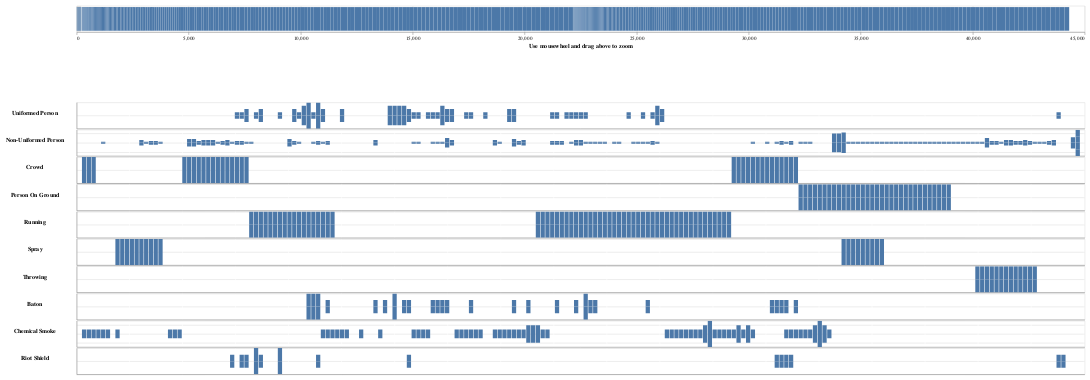

This figure's notebook cell:
### Code cell
import json
import pandas as pd
import datetime as dt
import altair as alt

def generate_visuals(path):

    

    def format_and_export_plotly_to_json(chart):
        export_json_name = f'/home/bean/code/hrf/prod_evironments/deploy/src/generate_visuals/southkorea_combined.json'
        (chart).save(export_json_name)

        with open(export_json_name) as f:
            data = json.load(f)
        
        # make edits to final visual json
        # append time list to end of data list
        data['duration'] = data['datasets'][list(data['datasets'].keys())[0]][-1]['Seconds']
        
        with open(export_json_name, "w") as outfile:
            json.dump(data, outfile)
        
        """
        doesn't work with altair_saver. needs conda-forge install, which was upgrading pytorch
        if dev_mode == True:
            (view & chart).save(f"temp_videodata_storage/{video_id}_chartviz.png")"""


    def create_df_all_models():
        '''creates formatted df from combined model data, and returns two dfs, one reversed'''

        with open(f"{path}") as f:
            data = json.load(f)
        
        correct_class_order = ['Seconds', 'Uniformed Person', 'Non-Uniformed Person', 'Brawling', 'Crowd','Person On Ground', 'Restraining', 
                                'Running', 'Spray', 'Striking', 'Throwing', 'Baton', 'Chemical Smoke', 'Gun', 'Riot Shield']

        # generate variables to be added to the df
        vidlength = data['videoInfo']['videoLength']
        unique_keys = set([_key for key,val in data['seconds'].items() for _key, _val in val.items()])
        df = pd.DataFrame({'seconds': range(0, vidlength +1)})
        #df['seconds'] = pd.to_datetime(df["seconds"], unit='s').dt.strftime('%H:%M:%S')

        #add placeholder values
        for unique_key in unique_keys:
            df[unique_key] = 0
        
        #impute real values in their corresponding seconds
        for second, vals in data['seconds'].items():
            for _key, _val in vals.items():
                df.at[int(second), _key] = _val

        #df['seconds'] = pd.to_datetime(df['seconds'])
        
        # rename columns and clean names
        df.columns = map(str.title, df.columns)
        df.columns = df.columns.str.replace("_", " ")

        #TODO: THIS CODE IS WEAKSAUCE
        try:
            df = df.rename(columns={"Non Uniformed": "Non-Uniformed Person"})
            df = df.rename(columns={"Uniformed": "Uniformed Person"})
        except:
            pass

        df2 = df * -1
        df2['Seconds'] = df['Seconds'] * 1
        df = df.append(df2)
        df.sort_index()

        # reorder df to correct class order
        cols = list(df.columns)

        for val in correct_class_order:
            if val not in cols:
                correct_class_order.remove(val)

        actual_col_order = correct_class_order
        df = df[actual_col_order]

        return df


    df = create_df_all_models()
    
    # SIMULATION CODE
    #df = df[0:120]

    # generate graph

    # calculate bin
    vid_length_sec = len(df) / 2
    if vid_length_sec <= 120:
        bin_size = vid_length_sec * 3
    else:
        bin_size = 240
    
    # calculate amount of ticks to use


    interval = alt.selection_interval(encodings=['x'], init={'x':[0, (len(df) / 2)]})

    base = alt.Chart(df).properties(    
        width=1920,
        height=50,
    )

    chart = base.mark_bar().encode(
        alt.X('Seconds', bin=alt.Bin(maxbins=bin_size, extent=interval), axis=alt.Axis(labels=False, title=None, ticks=False), scale=alt.Scale(domain=interval.ref())),
        alt.Y(alt.repeat('row'), type='quantitative', axis=alt.Axis(titleAngle=0, titlePadding=80, labels=False, ticks=False)),
        
        #color=alt.Color(
            #alt.repeat('column'), type='ordinal',
            #scale=alt.Scale(domain= [key for key, val in color_map.items() for col in df.columns if col == key], range=[val for key, val in color_map.items() for col in df.columns if col == key]),
        #)
    ).properties(
        #width=1920
    ).repeat(
        row=list(df.columns)[1:],
        spacing=0,
        
    )

    #chart.resolve_scale(color='independent')

    view = base.mark_bar().encode(
        alt.X('Seconds:Q', title='Use mousewheel and drag above to zoom', axis=alt.Axis(tickCount=10)),
    ).add_selection(
        interval
    )

    both = alt.VConcatChart(
        vconcat=[view, chart],
        spacing=100,
        padding={"left": 10, "top": 10, "right": 10, "bottom": 10},
    ).configure_axis(
        gridDash=[100,1]
        #grid=True,
    )

    #(view & chart).save('chart.json')
    #view & chart
    return both
    #return format_and_export_plotly_to_json(both)
both = generate_visuals(path='/home/bean/code/hrf/prod_evironments/deploy/src/generate_visuals/southkorea_combined.json')

both

### Figure 1 — Vega-Lite specification as saved in the notebook (floating-point values rounded to 4 significant figures; data arrays with more than 128 entries replaced by an {"elided": "..."} marker saying what was removed)
{"config": {"view": {"continuousWidth": 400, "continuousHeight": 300}, "axis": {"gridDash": [100, 1]}}, "vconcat": [{"data": {"name": "data-5635d3dacd9476eda184cec83f9c6011"}, "mark": "bar", "encoding": {"x": {"axis": {"tickCount": 10}, "field": "Seconds", "title": "Use mousewheel and drag above to zoom", "type": "quantitative"}}, "height": 50, "selection": {"selector079": {"type": "interval", "encodings": ["x"], "init": {"x": [0, 211.0]}}}, "width": 1920}, {"repeat": {"row": ["Uniformed Person", "Non-Uniformed Person", "Crowd", "Person On Ground", "Running", "Spray", "Throwing", "Baton", "Chemical Smoke", "Riot Shield"]}, "spec": {"data": {"name": "data-5635d3dacd9476eda184cec83f9c6011"}, "mark": "bar", "encoding": {"x": {"axis": {"labels": false, "ticks": false, "title": null}, "bin": {"extent": {"selection": "selector079"}, "maxbins": 240}, "field": "Seconds", "scale": {"domain": {"selection": "selector079"}}, "type": "quantitative"}, "y": {"axis": {"labels": false, "ticks": false, "titleAngle": 0, "titlePadding": 80}, "field": {"repeat": "row"}, "type": "quantitative"}}, "height": 50, "width": 1920}, "spacing": 0}], "padding": {"left": 10, "top": 10, "right": 10, "bottom": 10}, "spacing": 100, "$schema": "https://vega.github.io/schema/vega-lite/v4.17.0.json", "datasets": {"data-5635d3dacd9476eda184cec83f9c6011": {"elided": "422 records"}}}
